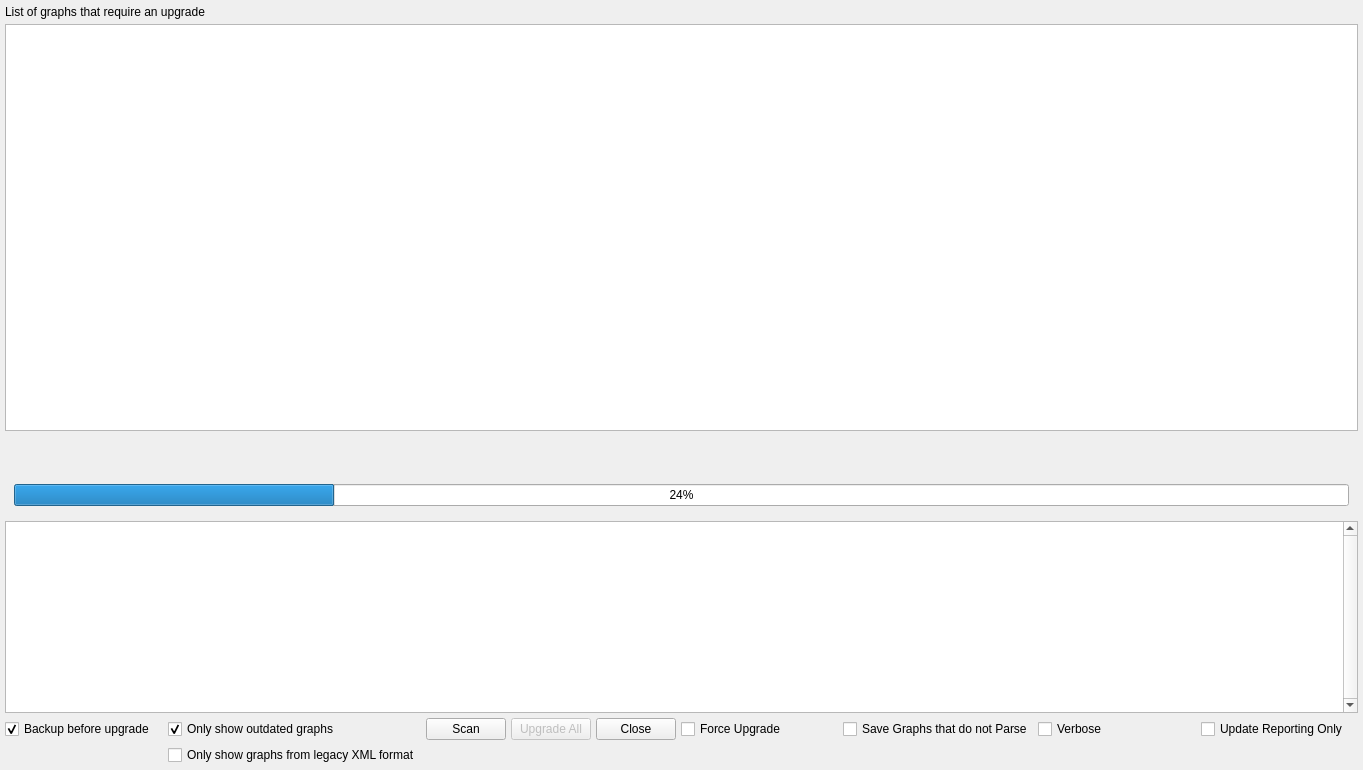
<?xml version="1.0" encoding="UTF-8"?>
<ui version="4.0">
 <class>View</class>
 <widget class="QWidget" name="View">
  <property name="windowModality">
   <enum>Qt::WindowModal</enum>
  </property>
  <property name="geometry">
   <rect>
    <x>0</x>
    <y>0</y>
    <width>1363</width>
    <height>770</height>
   </rect>
  </property>
  <property name="sizePolicy">
   <sizepolicy hsizetype="Preferred" vsizetype="Preferred">
    <horstretch>0</horstretch>
    <verstretch>0</verstretch>
   </sizepolicy>
  </property>
  <property name="minimumSize">
   <size>
    <width>240</width>
    <height>300</height>
   </size>
  </property>
  <property name="windowTitle">
   <string>Script Canvas Upgrade</string>
  </property>
  <layout class="QHBoxLayout" name="horizontalLayout_2">
   <property name="spacing">
    <number>5</number>
   </property>
   <property name="leftMargin">
    <number>5</number>
   </property>
   <property name="topMargin">
    <number>5</number>
   </property>
   <property name="rightMargin">
    <number>5</number>
   </property>
   <property name="bottomMargin">
    <number>5</number>
   </property>
   <item>
    <layout class="QHBoxLayout" name="horizontalLayout">
     <item>
      <layout class="QVBoxLayout" name="verticalLayout_3">
       <item>
        <widget class="QLabel" name="label">
         <property name="text">
          <string>List of graphs that require an upgrade</string>
         </property>
        </widget>
       </item>
       <item>
        <widget class="QTableWidget" name="tableWidget">
         <property name="sizePolicy">
          <sizepolicy hsizetype="Expanding" vsizetype="Expanding">
           <horstretch>0</horstretch>
           <verstretch>0</verstretch>
          </sizepolicy>
         </property>
         <property name="minimumSize">
          <size>
           <width>0</width>
           <height>32</height>
          </size>
         </property>
         <property name="verticalScrollBarPolicy">
          <enum>Qt::ScrollBarAsNeeded</enum>
         </property>
         <property name="horizontalScrollBarPolicy">
          <enum>Qt::ScrollBarAsNeeded</enum>
         </property>
         <property name="sizeAdjustPolicy">
          <enum>QAbstractScrollArea::AdjustToContents</enum>
         </property>
         <property name="editTriggers">
          <set>QAbstractItemView::NoEditTriggers</set>
         </property>
         <property name="showDropIndicator" stdset="0">
          <bool>false</bool>
         </property>
         <property name="dragDropOverwriteMode">
          <bool>false</bool>
         </property>
         <property name="alternatingRowColors">
          <bool>true</bool>
         </property>
         <property name="selectionMode">
          <enum>QAbstractItemView::SingleSelection</enum>
         </property>
         <property name="showGrid">
          <bool>true</bool>
         </property>
         <property name="columnCount">
          <number>4</number>
         </property>
         <attribute name="horizontalHeaderVisible">
          <bool>false</bool>
         </attribute>
         <attribute name="horizontalHeaderCascadingSectionResizes">
          <bool>true</bool>
         </attribute>
         <attribute name="horizontalHeaderDefaultSectionSize">
          <number>100</number>
         </attribute>
         <attribute name="horizontalHeaderMinimumSectionSize">
          <number>22</number>
         </attribute>
         <attribute name="horizontalHeaderStretchLastSection">
          <bool>false</bool>
         </attribute>
         <attribute name="verticalHeaderVisible">
          <bool>false</bool>
         </attribute>
         <attribute name="verticalHeaderMinimumSectionSize">
          <number>30</number>
         </attribute>
         <attribute name="verticalHeaderStretchLastSection">
          <bool>false</bool>
         </attribute>
         <column>
          <property name="text">
           <string>Asset</string>
          </property>
         </column>
         <column>
          <property name="text">
           <string>Action</string>
          </property>
         </column>
         <column>
          <property name="text">
           <string>Open</string>
          </property>
         </column>
         <column>
          <property name="text">
           <string>Status</string>
          </property>
         </column>
        </widget>
       </item>
       <item>
        <widget class="QFrame" name="frame_3">
         <property name="minimumSize">
          <size>
           <width>0</width>
           <height>80</height>
          </size>
         </property>
         <property name="frameShape">
          <enum>QFrame::NoFrame</enum>
         </property>
         <property name="frameShadow">
          <enum>QFrame::Raised</enum>
         </property>
         <layout class="QVBoxLayout" name="verticalLayout_2">
          <property name="spacing">
           <number>0</number>
          </property>
          <property name="leftMargin">
           <number>0</number>
          </property>
          <property name="topMargin">
           <number>0</number>
          </property>
          <property name="rightMargin">
           <number>0</number>
          </property>
          <property name="bottomMargin">
           <number>0</number>
          </property>
          <item>
           <widget class="QFrame" name="progressFrame">
            <property name="enabled">
             <bool>true</bool>
            </property>
            <property name="sizePolicy">
             <sizepolicy hsizetype="Preferred" vsizetype="Fixed">
              <horstretch>0</horstretch>
              <verstretch>0</verstretch>
             </sizepolicy>
            </property>
            <property name="minimumSize">
             <size>
              <width>0</width>
              <height>0</height>
             </size>
            </property>
            <property name="autoFillBackground">
             <bool>false</bool>
            </property>
            <property name="frameShape">
             <enum>QFrame::NoFrame</enum>
            </property>
            <property name="frameShadow">
             <enum>QFrame::Raised</enum>
            </property>
            <layout class="QVBoxLayout" name="verticalLayout">
             <item>
              <widget class="AzQtComponents::StyledBusyLabel" name="spinner" native="true">
               <property name="sizePolicy">
                <sizepolicy hsizetype="Expanding" vsizetype="Fixed">
                 <horstretch>0</horstretch>
                 <verstretch>0</verstretch>
                </sizepolicy>
               </property>
               <property name="minimumSize">
                <size>
                 <width>32</width>
                 <height>32</height>
                </size>
               </property>
               <property name="autoFillBackground">
                <bool>false</bool>
               </property>
              </widget>
             </item>
             <item>
              <widget class="QProgressBar" name="progressBar">
               <property name="sizePolicy">
                <sizepolicy hsizetype="Expanding" vsizetype="Fixed">
                 <horstretch>0</horstretch>
                 <verstretch>0</verstretch>
                </sizepolicy>
               </property>
               <property name="toolTip">
                <string/>
               </property>
               <property name="value">
                <number>24</number>
               </property>
               <property name="textVisible">
                <bool>true</bool>
               </property>
              </widget>
             </item>
            </layout>
           </widget>
          </item>
         </layout>
        </widget>
       </item>
       <item>
        <widget class="QTextEdit" name="textEdit">
         <property name="sizePolicy">
          <sizepolicy hsizetype="Expanding" vsizetype="Minimum">
           <horstretch>0</horstretch>
           <verstretch>0</verstretch>
          </sizepolicy>
         </property>
         <property name="verticalScrollBarPolicy">
          <enum>Qt::ScrollBarAlwaysOn</enum>
         </property>
         <property name="readOnly">
          <bool>true</bool>
         </property>
        </widget>
       </item>
       <item>
        <layout class="QVBoxLayout" name="verticalLayout_6">
         <item>
          <layout class="QGridLayout" name="gridLayout">
           <item row="5" column="0">
            <widget class="QCheckBox" name="makeBackupCheckbox">
             <property name="text">
              <string>Backup before upgrade</string>
             </property>
             <property name="checked">
              <bool>true</bool>
             </property>
            </widget>
           </item>
           <item row="5" column="2">
            <widget class="QPushButton" name="scanButton">
             <property name="sizePolicy">
              <sizepolicy hsizetype="Maximum" vsizetype="Fixed">
               <horstretch>0</horstretch>
               <verstretch>0</verstretch>
              </sizepolicy>
             </property>
             <property name="layoutDirection">
              <enum>Qt::LeftToRight</enum>
             </property>
             <property name="text">
              <string>Scan</string>
             </property>
            </widget>
           </item>
           <item row="5" column="3">
            <widget class="QPushButton" name="upgradeAllButton">
             <property name="enabled">
              <bool>false</bool>
             </property>
             <property name="sizePolicy">
              <sizepolicy hsizetype="Fixed" vsizetype="Fixed">
               <horstretch>0</horstretch>
               <verstretch>0</verstretch>
              </sizepolicy>
             </property>
             <property name="layoutDirection">
              <enum>Qt::LeftToRight</enum>
             </property>
             <property name="text">
              <string>Upgrade All</string>
             </property>
             <property name="autoDefault">
              <bool>false</bool>
             </property>
            </widget>
           </item>
           <item row="5" column="6">
            <widget class="QCheckBox" name="forceUpgrade">
             <property name="text">
              <string>Force Upgrade</string>
             </property>
             <property name="checked">
              <bool>false</bool>
             </property>
            </widget>
           </item>
           <item row="5" column="9">
            <widget class="QCheckBox" name="updateReportingOnly">
             <property name="text">
              <string>Update Reporting Only</string>
             </property>
             <property name="tristate">
              <bool>true</bool>
             </property>
            </widget>
           </item>
           <item row="5" column="1">
            <widget class="QCheckBox" name="onlyShowOutdated">
             <property name="text">
              <string>Only show outdated graphs</string>
             </property>
             <property name="checked">
              <bool>true</bool>
             </property>
            </widget>
           </item>
            <item row="6" column="1">
              <widget class="QCheckBox" name="onlyShowXMLFiles">
                <property name="text">
                  <string>Only show graphs from legacy XML format</string>
                </property>
                <property name="checked">
                  <bool>false</bool>
                </property>
              </widget>
            </item>
           <item row="5" column="8">
            <widget class="QCheckBox" name="verbose">
             <property name="text">
              <string>Verbose</string>
             </property>
             <property name="checked">
              <bool>false</bool>
             </property>
            </widget>
           </item>
           <item row="5" column="4">
            <widget class="QPushButton" name="closeButton">
             <property name="sizePolicy">
              <sizepolicy hsizetype="Maximum" vsizetype="Fixed">
               <horstretch>0</horstretch>
               <verstretch>0</verstretch>
              </sizepolicy>
             </property>
             <property name="text">
              <string>Close</string>
             </property>
            </widget>
           </item>
           <item row="5" column="7">
            <widget class="QCheckBox" name="saveParserFailures">
             <property name="text">
              <string>Save Graphs that do not Parse</string>
             </property>
            </widget>
           </item>
          </layout>
         </item>
        </layout>
       </item>
      </layout>
     </item>
    </layout>
   </item>
  </layout>
 </widget>
 <customwidgets>
  <customwidget>
   <class>AzQtComponents::StyledBusyLabel</class>
   <extends>QWidget</extends>
   <header location="global">AzQtComponents/Components/StyledBusyLabel.h</header>
   <container>1</container>
  </customwidget>
 </customwidgets>
 <resources/>
 <connections/>
</ui>
